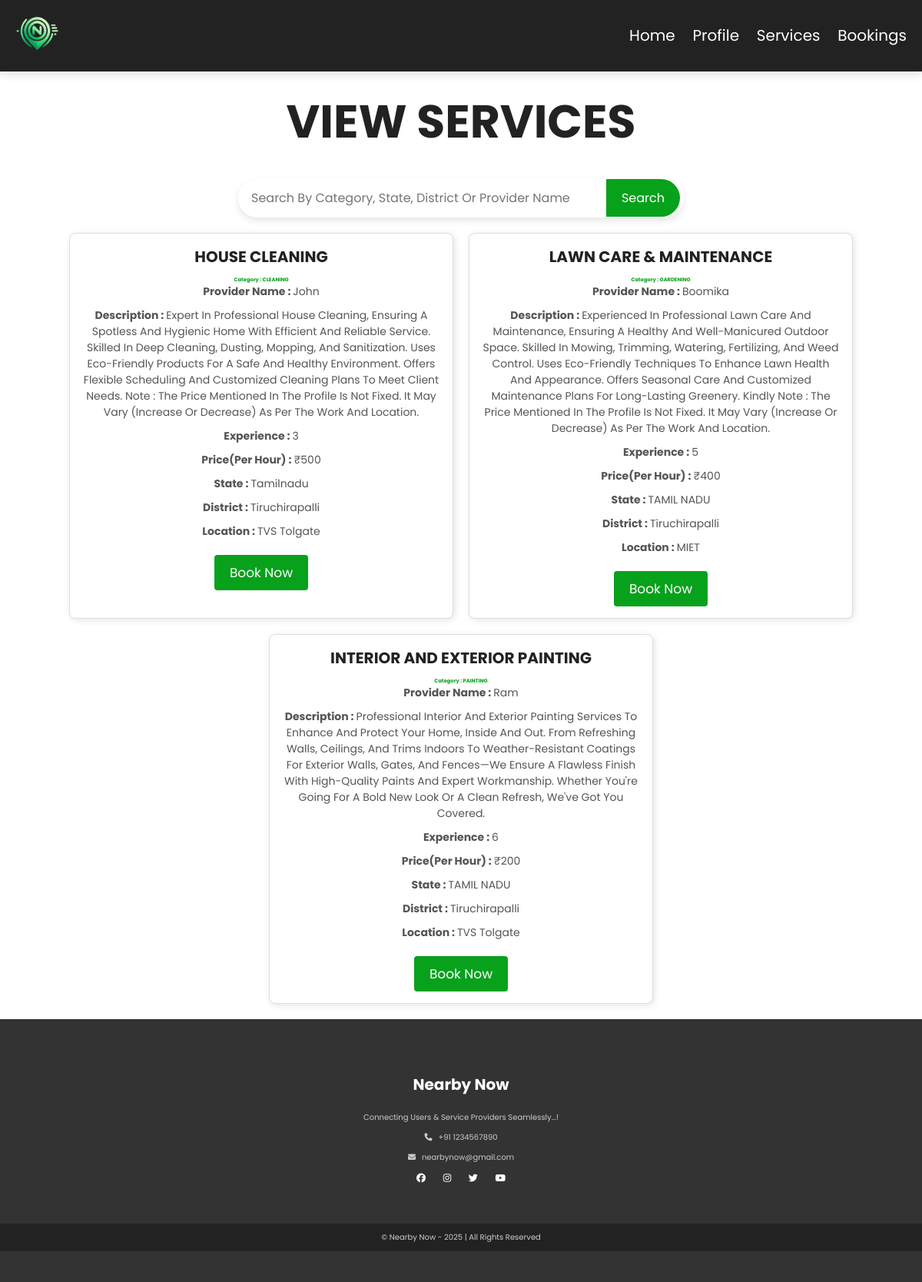
/user_dashboard.php?section=view_services&user_id=3 (signed in), run on the app's committed database.
### tables this page shows
CREATE TABLE `providers` (
  `id` int(11) NOT NULL,
  `user_id` int(11) NOT NULL,
  `provider_id` varchar(10) DEFAULT NULL,
  `provider_name` varchar(100) NOT NULL,
  `category` varchar(100) NOT NULL,
  `service_type` varchar(100) NOT NULL,
  `description` text DEFAULT NULL,
  `experience` int(11) NOT NULL,
  `price` int(11) NOT NULL,
  `state` varchar(255) NOT NULL,
  `district` varchar(255) NOT NULL,
  `location` varchar(255) NOT NULL,
  `contact` varchar(15) NOT NULL,
  `status` enum('waiting','approved','rejected') DEFAULT 'waiting',
  `created_at` timestamp NOT NULL DEFAULT current_timestamp(),
  `email` varchar(255) NOT NULL,
  `service_id` varchar(50) DEFAULT NULL
);

### user_dashboard.php (the view, shortened to what this page needs)
<?php
include "config.php";
$user_id = isset($_SESSION['user_id']) ? $_SESSION['user_id'] : null;
$section = isset($_GET['section']) ? $_GET['section'] : 'home';
?>
<!DOCTYPE html>
<html lang="en">
<head>
    <link rel="stylesheet" href="https://cdn.jsdelivr.net/npm/swiper@11/swiper-bundle.min.css"/>
    <link rel="stylesheet" href="https://cdnjs.cloudflare.com/ajax/libs/font-awesome/6.7.2/css/all.min.css">
    <link rel="stylesheet" href="css/user_dashboard_style.css">
</head>
<body>
    <section class="header">
        <a href="home.php" class="logo"><img src="images/logo.png"></a>
        <nav class="navbar">
            <a href="user_dashboard.php?section=home&user_id=<?php echo $user_id?>">Home</a>
            <a href="user_dashboard.php?section=user_profile&user_id=<?php echo $user_id?>">Profile</a>
            <a href="user_dashboard.php?section=view_services&user_id=<?php echo $user_id?>">Services</a>
            <a href="user_dashboard.php?section=your_bookings&user_id=<?php echo $user_id?>">Bookings</a>
        </nav>
    </section>
    <div class="content">
        <?php
        if ($section === 'home') {
            ?>
             <section id="home" class="user" >
                <div class="slide">
                    <div class="content">
                        <h3>nearby now</h3>
                        <p>"Find Trusted Services, Book with Ease, Get the Job Done!"</p>
                    </div>
                </div>
                <div class="search">
                    <?php
                    $search = isset($_GET['search']) ? mysqli_real_escape_string($conn, $_GET['search']) : "";
                    $category = isset($_GET['category']) ? mysqli_real_escape_string($conn, $_GET['category']) : "";
                    $query = "SELECT * FROM providers WHERE status = 'approved'";
                    if (!empty($search)) {
                        $query .= " AND (category LIKE '%$search%' OR state LIKE '%$search%' OR district LIKE '%$search%' OR provider_name LIKE '%$search%')";
                    }
                    if (!empty($category)) {
                        $query .= " AND category = '$category'";
                    }
                    $result = mysqli_query($conn, $query);
                    ?>
                        <form action="user_dashboard.php" method="GET" class="search-bar">
                            <input type="hidden" name="section" value="view_services">
                            <input type="hidden" name="user_id" value="<?php echo $user_id; ?>">
                            <input type="text" name="search" placeholder="Search for services..." value="<?php echo htmlspecialchars($search); ?>">
                            <button type="submit">Search</button>
                        </form>
                </div>
                <section id="home-about" class="home-abt">
                <div class="home-about">
                    <div class="image">
                        <img src="images/about-img-2.webp" alt="">
                    </div>
                    <div class="content">
                        <h3>about us</h3>
                        <p>Nearby Now makes booking local services effortless. Use the dashboard to browse professionals, manage bookings, and track requests—all with verified experts and transparent pricing. Whether you need plumbing, cleaning, or electrical work, we connect you with trusted local professionals for a seamless and reliable experience. </p>
                        <p>Enjoy convenience, quality, and hassle-free service at your fingertips!</p>
                    </div>
                </div>
                </section>
                <section id="category" class="category">
                    <h1 class="heading-title"> categories </h1>
                    <div class="box-container">
                        <div class="box">
                            <div class="image">
                                <img src="images/cleaning.webp" alt="">
                            </div>
                            <div class="content">
                                <h3>cleaning</h3>
                                <p>Experience top-notch cleaning services tailored to your needs. From deep cleaning to regular maintenance, our experts ensure a sparkling clean space. Book now for hassle-free, affordable, and efficient cleaning!</p>
                                <a href="user_dashboard.php?section=view_services&category=cleaning&user_id=<?php echo $user_id?>" class="btn">book now</a>
                            </div>
                        </div>
                        <div class="box">
                            <div class="image">
                                <img src="images/plumbing.webp" alt="">
                            </div>
                            <div class="content">
                                <h3>plumbing</h3>
                                <p>From pipe repairs to installations, our expert plumbers provide quick and efficient solutions for all your plumbing needs. Book now for hassle-free and affordable service!</p>
                                <a href="user_dashboard.php?section=view_services&category=plumbing&user_id=<?php echo $user_id?>" class="btn">book now</a>
                            </div>
                        </div>
                        <div class="box">
                            <div class="image">
                                <img src="images/painting.webp" alt="">
                            </div>
                            <div class="content">
                                <h3>painting</h3>
                                <p>Give your home or office a fresh new look with our professional painting services. From vibrant colors to smooth finishes, our skilled painters deliver quality results. Book now for a flawless makeover!</p>
                                <a href="user_dashboard.php?section=view_services&category=painting&user_id=<?php echo $user_id?>" class="btn">book now</a>
                            </div>
                        </div>
                        <div class="box">
                            <div class="image">
                                <img src="images/gardening.webp" alt="">
                            </div>
                            <div class="content">
                                <h3>gardening</h3>
                                <p>Enhance your home or office with professional gardening services. From lawn care to plant maintenance, our experts create and maintain lush, vibrant gardens. Book now for a greener tomorrow!</p>
                                <a href="user_dashboard.php?section=view_services&category=gardening&user_id=<?php echo $user_id?>" class="btn">book now</a>
                            </div>
                        </div>
                        <div class="box">
                            <div class="image">
                                <img src="images/pest_control.webp" alt="">
                            </div>
                            <div class="content">
                                <h3>pest control</h3>
                                <p>Keep your home or office safe with our eco-friendly pest control solutions. We eliminate termites, rodents, cockroaches, and more with advanced treatments. Book now for a hassle-free service!</p>
                                <a href="user_dashboard.php?section=view_services&category=pest_control&user_id=<?php echo $user_id?>" class="btn">book now</a>
                            </div>
                        </div>
                        <div class="box">
                            <div class="image">
                                <img src="images/electrician.webp" alt="">
                            </div>
                            <div class="content">
                                <h3>electrician</h3>
                                <p>From wiring and installations to repairs and maintenance, our expert electricians ensure safety and reliability. Get fast, affordable, and professional electrical services. Book now!</p>
                                <a href="user_dashboard.php?section=view_services&category=electrician&user_id=<?php echo $user_id?>" class="btn">book now</a>
                            </div>
                        </div>
                    </div>
                    <div class="load-more"> <a href="user_dashboard.php?section=view_services&user_id=<?php echo $user_id?>" class="btn btn-light"> Show All </a> </div>
                </section>
            </section>
            <?php
        } elseif ($section === 'view_services') {
            $search = isset($_GET['search']) ? mysqli_real_escape_string($conn, $_GET['search']) : "";
            $query = "SELECT * FROM providers WHERE status = 'approved'";
            $result = mysqli_query($conn, $query);
            ?>
            <section id="view_services" class="user">
                <h1 class="heading-title">View Services</h1>
                <form action="user_dashboard.php" method="GET" class="search-form">
                    <input type="text" name="search" placeholder="Search by category, state, district or provider name" value="<?php echo htmlspecialchars($search); ?>">
                    <button type="submit">Search</button>
                </form>
                <div class="service-container">
                    <?php
                    if ($result->num_rows > 0) {
                        while ($row = $result->fetch_assoc()) {
                            echo "<div class='service-card'>";
                            echo "<h3> <strong></strong> " . htmlspecialchars($row['service_type']) . "</h3>";
                            echo "<h6> <strong>Category : </strong> " . htmlspecialchars($row['category']) . "</h6>";
                            echo "<p> <strong>Provider Name : </strong>" . htmlspecialchars($row['provider_name']) . "</p>";
                            echo "<p> <strong>Description : </strong>" . htmlspecialchars($row['description']) . "</p>";
                            echo "<p> <strong>Experience : </strong>" . htmlspecialchars($row['experience']) . "</p>";
                            echo "<p><strong>Price(per hour) : </strong> ₹" . htmlspecialchars($row['price']) . "</p>";
                            echo "<p><strong>State : </strong> " . htmlspecialchars($row['state']) . "</p>";
                            echo "<p><strong>District : </strong> " . htmlspecialchars($row['district']) . "</p>";
                            echo "<p><strong>Location : </strong> " . htmlspecialchars($row['location']) . "</p>";
                            echo "<a href='user_dashboard.php?section=book_service&service_id=" . $row['service_id'] . "&user_id=" . $user_id . "' class='btn'>Book Now</a>";
                            echo "</div>";
                        }
                    } else {
                        echo "<p>No services available.</p>";
                    }
                    ?>
                </div>
            </section>
            <?php
        } elseif ($scetion === 'edit_profile'){
        }else {
            echo "<p>Invalid section selected.</p>";
        }
        ?>
    </div>
    <footer>
        <div class="footer-content">
            <div class="footer-section about">
                <h1 class="logo-text">Nearby Now</h1>
                <p>Connecting Users & Service Providers Seamlessly...!</p>
                <div class="contact">
                    <span><i class="fas fa-phone"></i> &nbsp; +91 1234567890</span>
                    <span><i class="fas fa-envelope"></i> &nbsp; nearbynow@gmail.com </span>
                </div>
                <div class="socials">
                    <a href="#"><i class="fab fa-facebook"></i></a>
                    <a href="#"><i class="fab fa-instagram"></i></a>
                    <a href="#"><i class="fab fa-twitter"></i></a>
                    <a href="#"><i class="fab fa-youtube"></i></a>
                </div>
            </div>
        </div>
        <div class="footer-bottom">
            &copy; Nearby Now - 2025 | All rights reserved
        </div>
    </footer>
</body>
</html>

### css/user_dashboard_style.css (style rules this page uses)
:root { --main-color:#08a11c; --black:#222; --white:#FFF; --light-black:#777; --light-white:#FFF9; --dark-bg:rgba(0,0,0,.7); --light-bg:#EEE; --border:.1rem solid var(--black); --box-shadow:0 .5rem 1rem rgba(0,0,0,.1); --text-shadow:0 1.5rem 3rem rgba(0,0,0,.3); }
* { font-family: "Poppins", sans-serif; margin: 0; padding: 0; box-sizing: border-box; outline: none; border: none; text-decoration: none; text-transform: capitalize; }
html { font-size: 62.5%; overflow-x: hidden; }
section { padding: 20px; }
.btn { display: inline-block; background: var(--black); margin-top: 1rem; color: var(--white); font-size: 1.7rem; padding: 1rem 3rem; cursor: pointer; }
.heading-title { text-align: center; margin-bottom: 3rem; font-size: 6rem; text-transform: uppercase; color: var(--black); }
.header { position: sticky; top: 0; left: 0; right: 0; z-index: 10000; background-color: var(--black); display: flex; padding-top: 2rem; padding-bottom: 2rem; box-shadow: var(--box-shadow); align-items: center; justify-content: space-between; }
.header .logo img { width: 10%; height: 100%; }
.header .navbar a { font-size: 2rem; margin-left: 2rem; color: var(--white); }
#view_services .search-form { display: flex; width: 50%; max-width: 600px; background: #fff; border-radius: 30px; padding: 5px; box-shadow: 0px 4px 10px rgba(0, 0, 0, 0.1); align-items: center; justify-content: center; margin: 20px auto; height: 50px; }
#view_services .search-form input { flex: 1; border: none; padding: 12px; font-size: 16px; border-radius: 30px 0 0 30px; outline: none; }
#view_services .search-form button { background: var(--main-color); color: var(--white); border: none; padding: 12px 20px; font-size: 16px; border-radius: 0 30px 30px 0; cursor: pointer; }
#view_services .service-container { display: flex; flex-wrap: wrap; gap: 20px; justify-content: center; }
#view_services .service-card { background-color: #ffffff; border: 1px solid #ddd; border-radius: 8px; padding: 15px; width: 500px; box-shadow: 2px 2px 10px rgba(0, 0, 0, 0.1); text-align: center; }
#view_services .service-card h3 { font-size: 20px; color: var(--black); margin-bottom: 10px; text-align: center; text-transform: uppercase; }
#view_services .service-card h6 { text-align: center; color: var(--main-color); text-transform: uppercase; }
#view_services .service-card p { font-size: 14px; color: #555; margin-bottom: 10px; }
#view_services .service-card .btn { display: inline-block; padding: 10px 20px; background-color: var(--main-color); color: #fff; text-decoration: none; border-radius: 4px; transition: background-color 0.3s ease; }
footer { background-color: #333; color: #fff; padding: 40px 0; text-align: center; }
.footer-content { display: flex; justify-content: space-around; flex-wrap: wrap; padding: 20px 0; }
.footer-section { flex: 1; margin: 10px; min-width: 250px; }
.footer-section h2, .footer-section h1 { color: #fff; margin-bottom: 20px; }
.footer-section p { color: #ccc; }
.footer-section .contact span { display: block; margin: 10px 0; color: #ccc; text-transform: lowercase; }
.footer-section .socials a { margin: 0 10px; color: #fff; text-decoration: none; font-size: 1.2em; }
.footer-bottom { background-color: #222; color: #ccc; padding: 10px 0; margin-top: 20px; }

### data on the page
providers: service_type "HOUSE CLEANING", category "CLEANING", provider_name "John", description "Expert In Professional House Cleaning, Ensuring A Spotless And Hygienic Home With Efficient And Reliable Service. Skilled In Deep Cleaning, Dusting, Mopping, And Sanitization. Uses Eco-Friendly Products For A Safe And Healthy Environment. Offers Flexible Scheduling And Customized Cleaning Plans To Meet Client Needs. Note : The Price Mentioned In The Profile Is Not Fixed. It May Vary (Increase Or Decrease) As Per The Work And Location.", experience "3", price "500", state "Tamilnadu", district "Tiruchirapalli", location "TVS Tolgate"
providers: service_type "LAWN CARE & MAINTENANCE", category "GARDENING", provider_name "Boomika", description "Experienced In Professional Lawn Care And Maintenance, Ensuring A Healthy And Well-Manicured Outdoor Space. Skilled In Mowing, Trimming, Watering, Fertilizing, And Weed Control. Uses Eco-Friendly Techniques To Enhance Lawn Health And Appearance. Offers Seasonal Care And Customized Maintenance Plans For Long-Lasting Greenery. Kindly Note : The Price Mentioned In The Profile Is Not Fixed. It May Vary (Increase Or Decrease) As Per The Work And Location.", experience "5", price "400", state "TAMIL NADU", district "Tiruchirapalli", location "MIET"
providers: service_type "INTERIOR AND EXTERIOR PAINTING", category "PAINTING", provider_name "Ram", description "Professional Interior And Exterior Painting Services To Enhance And Protect Your Home, Inside And Out. From Refreshing Walls, Ceilings, And Trims Indoors To Weather-Resistant Coatings For Exterior Walls, Gates, And Fences—we Ensure A Flawless Finish With High-Quality Paints And Expert Workmanship. Whether You're Going For A Bold New Look Or A Clean Refresh, We've Got You Covered.", experience "6", price "200", state "TAMIL NADU", district "Tiruchirapalli", location "TVS Tolgate"
